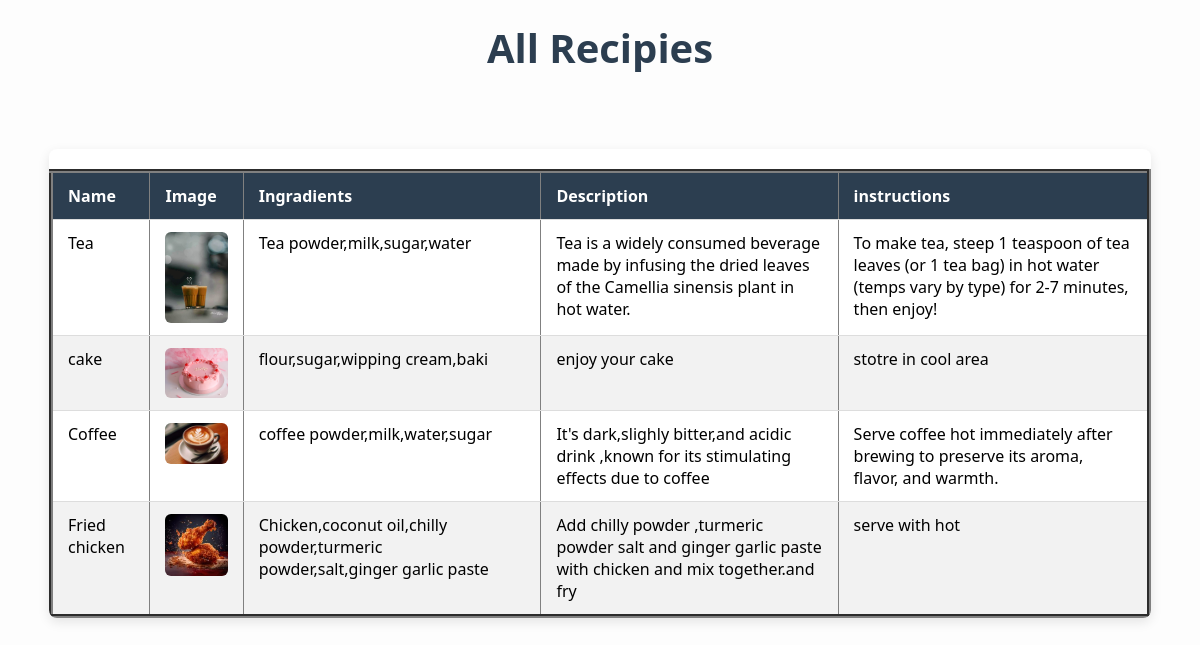
/view, run on the app's committed database.
### myapp/models.py (models this page shows)
class add_tbl(models.Model):
    title = models.CharField(max_length=30)
    description = models.TextField()
    ingrediants = models.CharField(max_length=30)
    image=models.FileField(upload_to='pic')
    instructions=models.CharField(max_length=200)

### myapp/views.py (the view)
# urls.py: path('view',views.view),
def view(request):
    obj=add_tbl.objects.all()
    return render(request,'allrecipes.html',{'data':obj})

### templates/allrecipes.html (shortened to what this page needs)
<h1>All Recipies</h1>
    <div class="recipie">
        <table class="table table-borderless table-striped mt-3 " border="4">
            <thead>
                <tr>
                    <th scope="col">Name</th>
                    <th scope="col">Image</th>
                    <th scope="col">Ingradients</th>
                    <th scope="col">Description</th>
                    <th scope="col">instructions</th>
                </tr>
            </thead>
            <tbody id="tabs">
              {%for i in data %}
                <tr class="tab">
                    <td>{{i.title}}</td>
                    <td><img src="{{ i.image.url }}" style="width:100%"></td>
                    <td>{{i.ingrediants}}</td>
                    <td>{{i.description}}</td>
                    <td>{{i.instructions}}</td>
                </tr>
                {% endfor %}
            </tbody>
        </table>
      </div>

### templates/allrecipes.html (style rules this page uses)
h1 { text-align: center; color: #2c3e50; font-size: 2.5em; margin-bottom: 30px; }
.recipie { max-width: 95%; margin: auto; background: #ffffff; border-radius: 8px; box-shadow: 0 4px 12px rgba(0, 0, 0, 0.1); overflow-x: auto; }
.table { width: 100%; border-collapse: collapse; margin-top: 20px; }
.table thead { background-color: #2c3e50; color: #ffffff; }
.table th, .table td { padding: 12px 15px; text-align: left; vertical-align: top; border-bottom: 1px solid #ddd; }
.table-striped tbody tr:nth-child(even) { background-color: #f2f2f2; }
.table img { max-width: 100px; height: auto; border-radius: 6px; }

### data on the page
add_tbl: title "Tea", image (picture), ingrediants "Tea powder,milk,sugar,water", description "Tea is a widely consumed beverage made by infusing the dried leaves of the Camellia sinensis plant in hot water.", instructions "To make tea, steep 1 teaspoon of tea leaves (or 1 tea bag) in hot water (temps vary by type) for 2-7 minutes, then enjoy!"
add_tbl: title "cake", image (picture), ingrediants "flour,sugar,wipping cream,baki", description "enjoy your cake", instructions "stotre in cool area"
add_tbl: title "Coffee", image (picture), ingrediants "coffee powder,milk,water,sugar", description "It's dark,slighly bitter,and acidic drink ,known for its stimulating effects due to coffee", instructions "Serve coffee hot immediately after brewing to preserve its aroma, flavor, and warmth."
add_tbl: title "Fried chicken", image (picture), ingrediants "Chicken,coconut oil,chilly powder,turmeric powder,salt,ginger garlic paste", description "Add chilly powder ,turmeric powder salt and ginger garlic paste with chicken and mix together.and fry", instructions "serve with hot"
